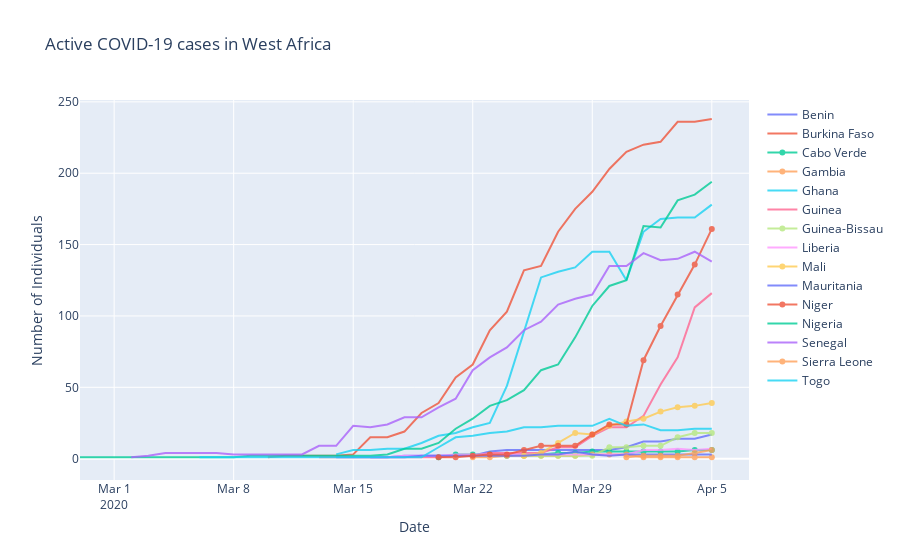

Notebook cell for this chart:
### Markdown cell above
# West Africa

### Code cell
fig = go.Figure()
for country in west:
    fig.add_trace(go.Scatter(
                    x=df_africa[df_africa['Country/Region'] == country].groupby('date')['date'].first(),
                    y=df_africa[df_africa['Country/Region'] == country].groupby('date')['Active'].sum(),
                    name=country,
                    opacity=0.8))

fig.update_layout(title="Active COVID-19 cases in West Africa",
                  xaxis_title="Date",
                  yaxis_title="Number of Individuals")

fig.show()
